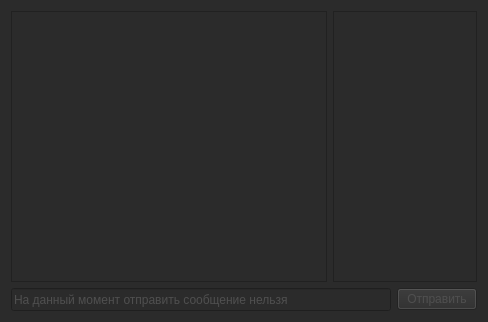
<?xml version="1.0" encoding="UTF-8"?>
<ui version="4.0">
 <class>Form</class>
 <widget class="QWidget" name="Form">
  <property name="geometry">
   <rect>
    <x>0</x>
    <y>0</y>
    <width>488</width>
    <height>322</height>
   </rect>
  </property>
  <property name="windowTitle">
   <string>Чат</string>
  </property>
  <property name="styleSheet">
   <string notr="true">background-color: rgb(43, 43, 43);
color: rgb(255, 255, 255);</string>
  </property>
  <layout class="QVBoxLayout" name="verticalLayout">
   <item>
    <layout class="QHBoxLayout" name="horizontalLayout_4">
     <item>
      <widget class="QTextEdit" name="chat_text">
       <property name="font">
        <font>
         <family>Consolas</family>
         <pointsize>10</pointsize>
        </font>
       </property>
       <property name="styleSheet">
        <string notr="true">selection-background-color: rgb(161, 75, 0);</string>
       </property>
       <property name="undoRedoEnabled">
        <bool>false</bool>
       </property>
       <property name="readOnly">
        <bool>true</bool>
       </property>
      </widget>
     </item>
     <item>
      <widget class="QTreeWidget" name="members_list">
       <property name="minimumSize">
        <size>
         <width>144</width>
         <height>0</height>
        </size>
       </property>
       <property name="maximumSize">
        <size>
         <width>144</width>
         <height>16777215</height>
        </size>
       </property>
       <property name="horizontalScrollBarPolicy">
        <enum>Qt::ScrollBarAlwaysOff</enum>
       </property>
       <property name="sizeAdjustPolicy">
        <enum>QAbstractScrollArea::AdjustToContents</enum>
       </property>
       <property name="editTriggers">
        <set>QAbstractItemView::SelectedClicked</set>
       </property>
       <property name="indentation">
        <number>10</number>
       </property>
       <property name="rootIsDecorated">
        <bool>false</bool>
       </property>
       <property name="animated">
        <bool>false</bool>
       </property>
       <property name="wordWrap">
        <bool>true</bool>
       </property>
       <property name="expandsOnDoubleClick">
        <bool>true</bool>
       </property>
       <attribute name="headerVisible">
        <bool>false</bool>
       </attribute>
       <column>
        <property name="text">
         <string>Members</string>
        </property>
       </column>
      </widget>
     </item>
    </layout>
   </item>
   <item>
    <layout class="QVBoxLayout" name="verticalLayout_3">
     <property name="topMargin">
      <number>0</number>
     </property>
     <property name="rightMargin">
      <number>0</number>
     </property>
     <item>
      <layout class="QHBoxLayout" name="horizontalLayout_5">
       <property name="topMargin">
        <number>0</number>
       </property>
       <item>
        <widget class="QLineEdit" name="message_text">
         <property name="enabled">
          <bool>false</bool>
         </property>
         <property name="minimumSize">
          <size>
           <width>0</width>
           <height>23</height>
          </size>
         </property>
         <property name="styleSheet">
          <string notr="true">selection-background-color: rgb(161, 75, 0);
color: rgb(79, 79, 79);</string>
         </property>
         <property name="text">
          <string>На данный момент отправить сообщение нельзя</string>
         </property>
        </widget>
       </item>
       <item>
        <widget class="QPushButton" name="send_msg_btn">
         <property name="enabled">
          <bool>false</bool>
         </property>
         <property name="styleSheet">
          <string notr="true">border-color: rgb(255, 119, 0); selection-background-color: rgb(255, 119, 0); color: #4f4f4f</string>
         </property>
         <property name="text">
          <string>Отправить</string>
         </property>
        </widget>
       </item>
      </layout>
     </item>
    </layout>
   </item>
  </layout>
 </widget>
 <resources/>
 <connections/>
</ui>
